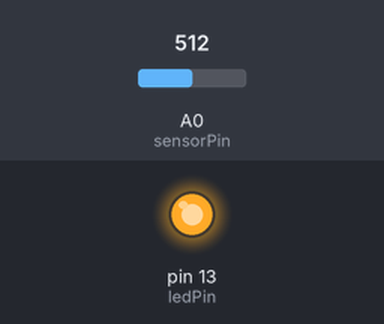
This sketch was run on a simulated Arduino Uno, built with avr-gcc and run on an emulated ATmega328P. On the bench: output pins drawn as LEDs (lit = HIGH). The test bench sets the inputs (shaded band); at power-on: A0 (sensorPin) = 512. What the sketch prints to the serial monitor is not drawn.

Above: at 2.8 s.
2.9 s: A0 (sensorPin) set to 716
At 3.3 s:
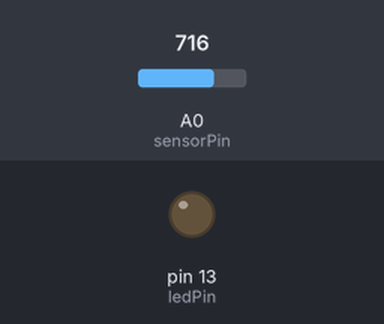
Timing chart, 0 to 5.9 s (numbered marks = the images above; inputs shaded):
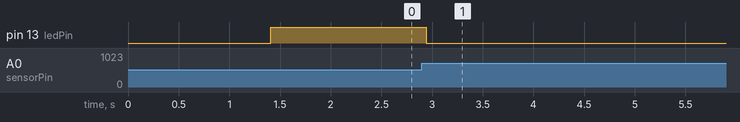

The sketch:

hrm.ino
```cpp
int ledPin=13;
int sensorPin=0;

float alpha=0.75;
int period=25;
float change=0.0;

int t = 0;
int t_prev = 0;
int diff = 0;

void setup()
{
  // Built-in arduino board pin
  pinMode(ledPin,OUTPUT);

  Serial.begin(9600);
  Serial.print("Heartrate detection.\n");
  delay(100);
}

float max =0.0;

void loop()
{
  static float oldValue=1009;
  static float oldChange=0.2;


  // This is generic code provided with the board.
  int rawValue=analogRead(sensorPin);
  float value= alpha*oldValue +(1-alpha)* rawValue;
  change=value-oldValue;

  // Display data on the LED via a blip:
  // Empirically, if we detect a peak as being X% from
  // absolute max, we find the pulse even when amplitude
  // varies on the low side.

  // Reset max every time we find a new peak
  if (change >= max) {
    max= change;
    // Serial.println("  |");
    digitalWrite(ledPin,1);
    t_prev = t;
    t = millis();
    if(t_prev > 0) {
      diff = t - t_prev;
      Serial.println(diff/1000.0);
    }

  } else {
    // Serial.println("|");
    digitalWrite(ledPin,0);
  }
  // Slowly decay max for when sensor is moved around
  // but decay must be slower than time needed to hit
  // next heartbeat peak.
  max = max * 0.988;

  // Display debug data on the console
//  Serial.print(value);
//  Serial.print(", ");
//  Serial.print(change);
//  Serial.print(", ");
//  Serial.println(max);

  oldValue=value;
  oldChange=change;
  delay(period);
}
```

Measured:
- after the input at 2.9 s, pin 13 (ledPin): HIGH → LOW at once
